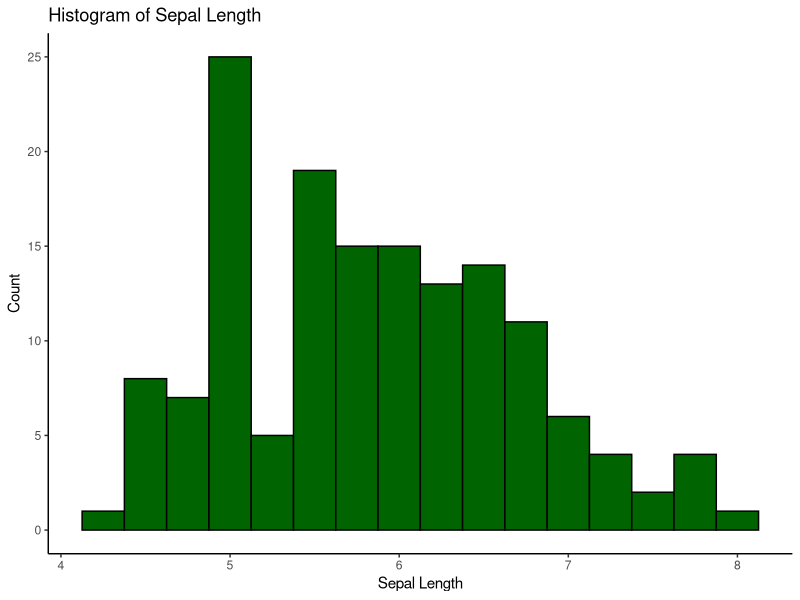
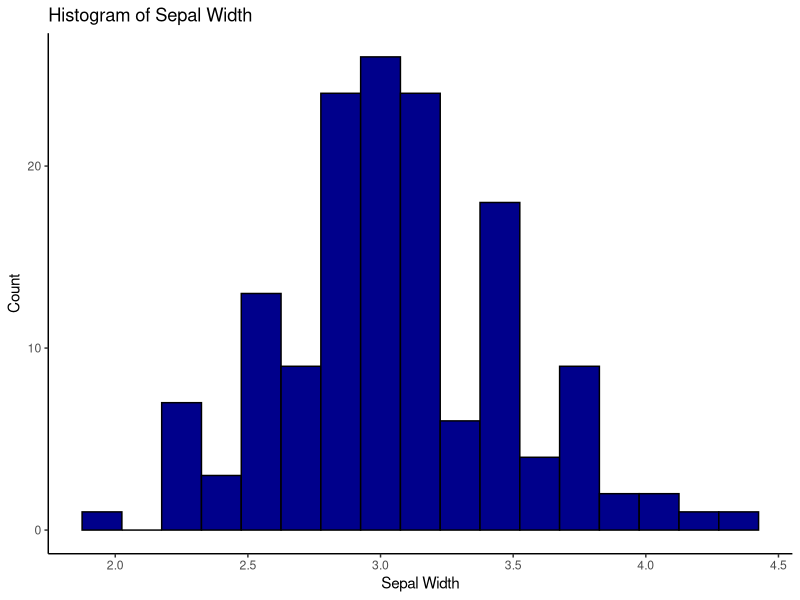
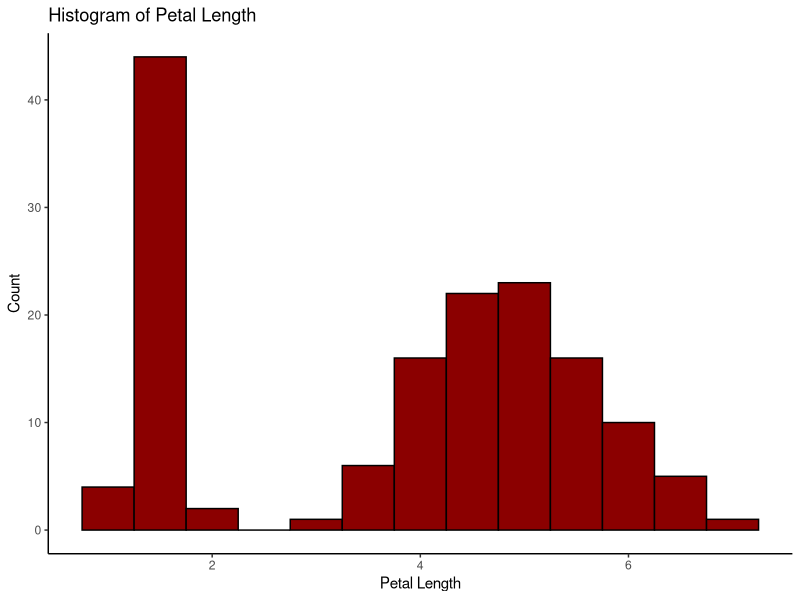
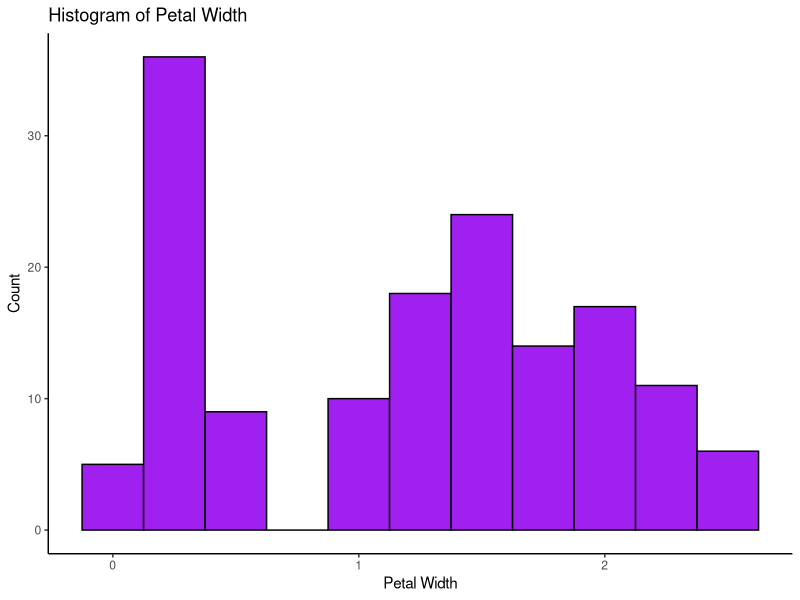
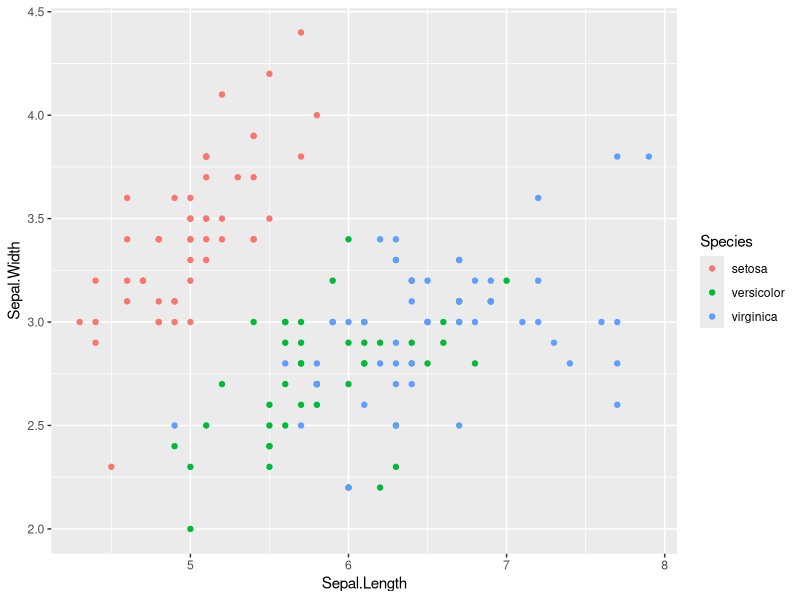
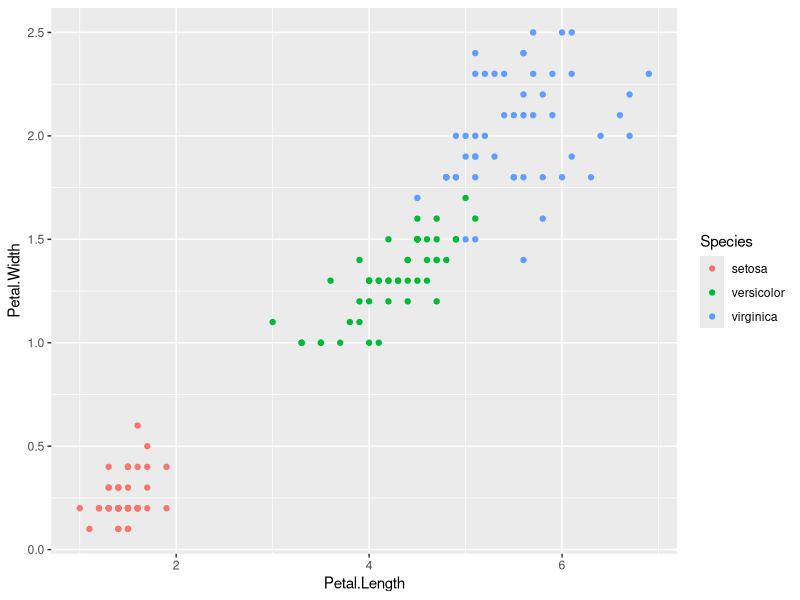
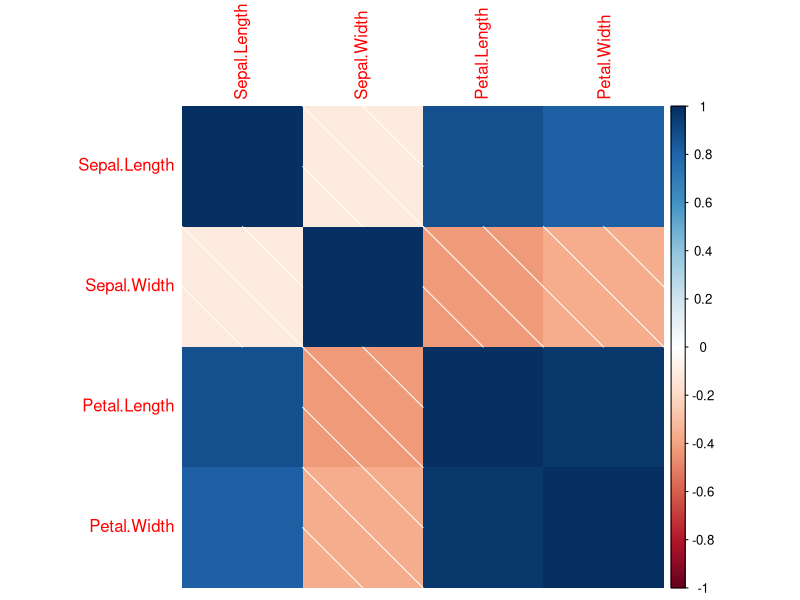
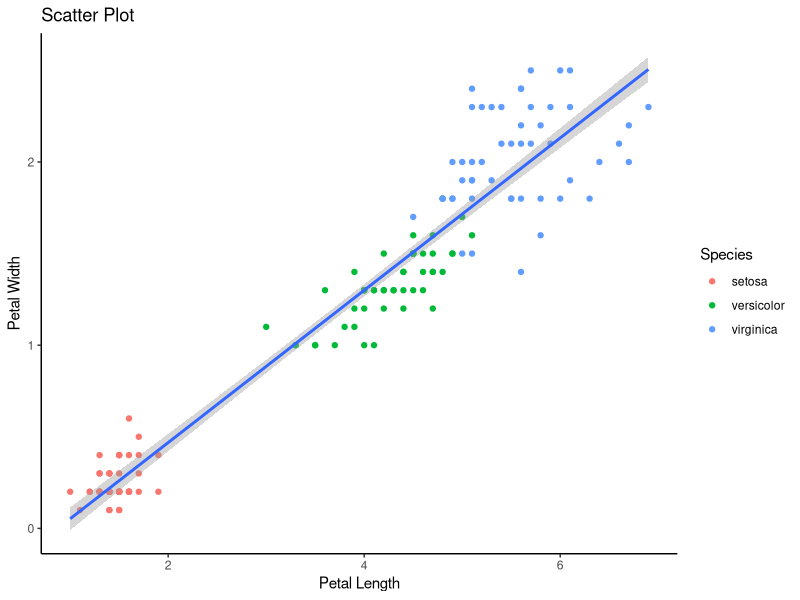

R code for these plots, in order:
## ---- chunk 1
knitr::opts_chunk$set(echo = TRUE)
## ---- chunk 2
#Loading libraries
library(ggplot2)
library(tidyverse)
library(dplyr)
library(corrplot)
library(Hmisc)
library(psych)
library(skimr)

#pre work for this analysis
rm(list=ls())
dev.off()
## ---- chunk 3
#loading the dataset and understanding the metadata
data <- datasets::iris
## ---- chunk 4
summary(data)
headtail(data)
## ---- chunk 5
hist_sl <- ggplot(data)+
  geom_histogram(mapping=aes(Sepal.Length), binwidth = 0.25, fill="dark green", color="black")+
  theme_classic()+
  labs(x="Sepal Length", y="Count", title = "Histogram of Sepal Length")
hist_sl
hist_sw <- ggplot(data)+
  geom_histogram(mapping=aes(Sepal.Width), binwidth = 0.15, fill="dark blue", color="black")+
  theme_classic()+
  labs(x="Sepal Width", y="Count", title = "Histogram of Sepal Width")
hist_sw
hist_pl <- ggplot(data)+
  geom_histogram(mapping=aes(Petal.Length), binwidth = 0.5, fill="dark red", color="black")+
  theme_classic()+
  labs(x="Petal Length", y="Count", title = "Histogram of Petal Length")
hist_pl
hist_pw <- ggplot(data)+
  geom_histogram(mapping=aes(Petal.Width), binwidth = 0.25, fill="purple", color="black")+
  theme_classic()+
  labs(x="Petal Width", y="Count", title = "Histogram of Petal Width")
hist_pw
## ---- chunk 6
ggplot(data)+
  geom_point(mapping=aes(x=Sepal.Length, y=Sepal.Width, color=Species))
## ---- chunk 7
x <- data$Sepal.Length
y <- data$Sepal.Width
cor_table_sep <- data.frame(x, y, data$Species)
cor_table_sep <- cor_table_sep %>% mutate(xy=x*y, x2=x^2, y2=y^2)
cor(x,y) #weak negative relationship but there seems to be species specific relationships
## ---- chunk 8
ggplot()+
  geom_point(data, mapping=aes(x=Petal.Length, y=Petal.Width, color=Species))
## ---- chunk 9
x <- data$Petal.Length
y <- data$Petal.Width
cor_table <- data.frame(x, y, data$Species)
cor_table %>% mutate(xy=x*y, x2=x^2, y2=y^2)
cor_table
cor(x,y)
## ---- chunk 10
data_num <- data %>% select(Sepal.Length, Sepal.Width, Petal.Length, Petal.Width)
correlations <- cor(data_num)
correlations
## ---- chunk 11
corrplot(correlations, method="shade")
## ---- chunk 12
alpha <- 0.05
null <- "rho = 0"
alt <- "rho neq 0"
#determine significance
cor.test(x=x, y=y, 
         alternative="two.sided",
         method="pearson", 
         conf.level =0.95)
## ---- chunk 13
reg_equation <- lm(data = data, Petal.Width~Petal.Length)
reg_equation
reg_plot <- ggplot(data, mapping=aes(x=Petal.Length, y=Petal.Width))+
  geom_point(mapping=aes(color=Species))+
  geom_smooth(method=lm)+
  theme_classic()+
  labs(x="Petal Length", y="Petal Width", title = "Scatter Plot")
reg_plot
## ---- chunk 14
petLength_future <- data.frame("Petal.Length"=c(1,3,4,5))
petWidth_pred <- predict(newdata=petLength_future, reg_equation)
reg_prediction_df <- data.frame(petLength_future, "Petal.Width"=petWidth_pred)
reg_prediction_df
## ---- chunk 15
regression_finalplot <- ggplot()+
  geom_point(data, mapping=aes(x=Petal.Length, y=Petal.Width, color=Species))+
  geom_smooth(data, mapping=aes(x=Petal.Length, y=Petal.Width), method=lm)+
  geom_point(reg_prediction_df, mapping=aes(x=Petal.Length, y=Petal.Width), color="black")+
  theme_classic()+
  labs(x="Petal Length", y="Petal Width", title = "Scatter Plot")
regression_finalplot
